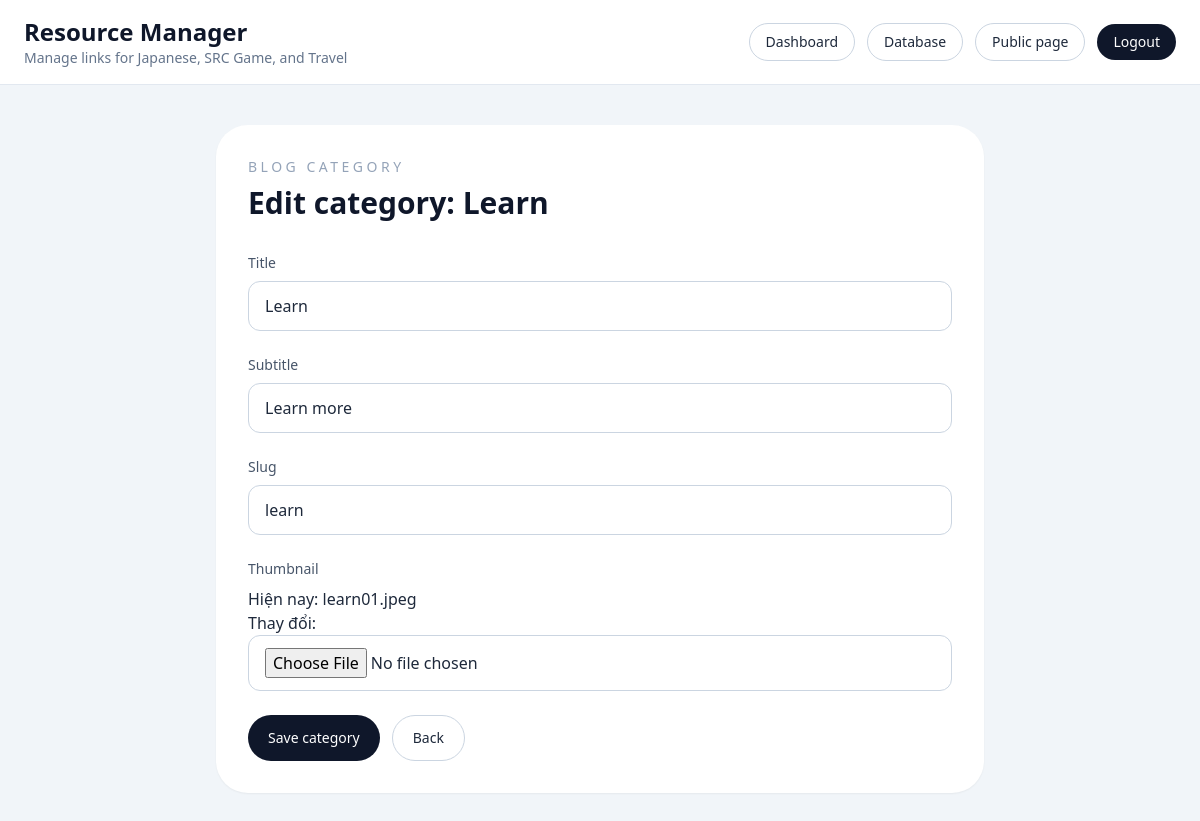
Before: /sql/categories/2/edit/ (signed in) with the older database file.
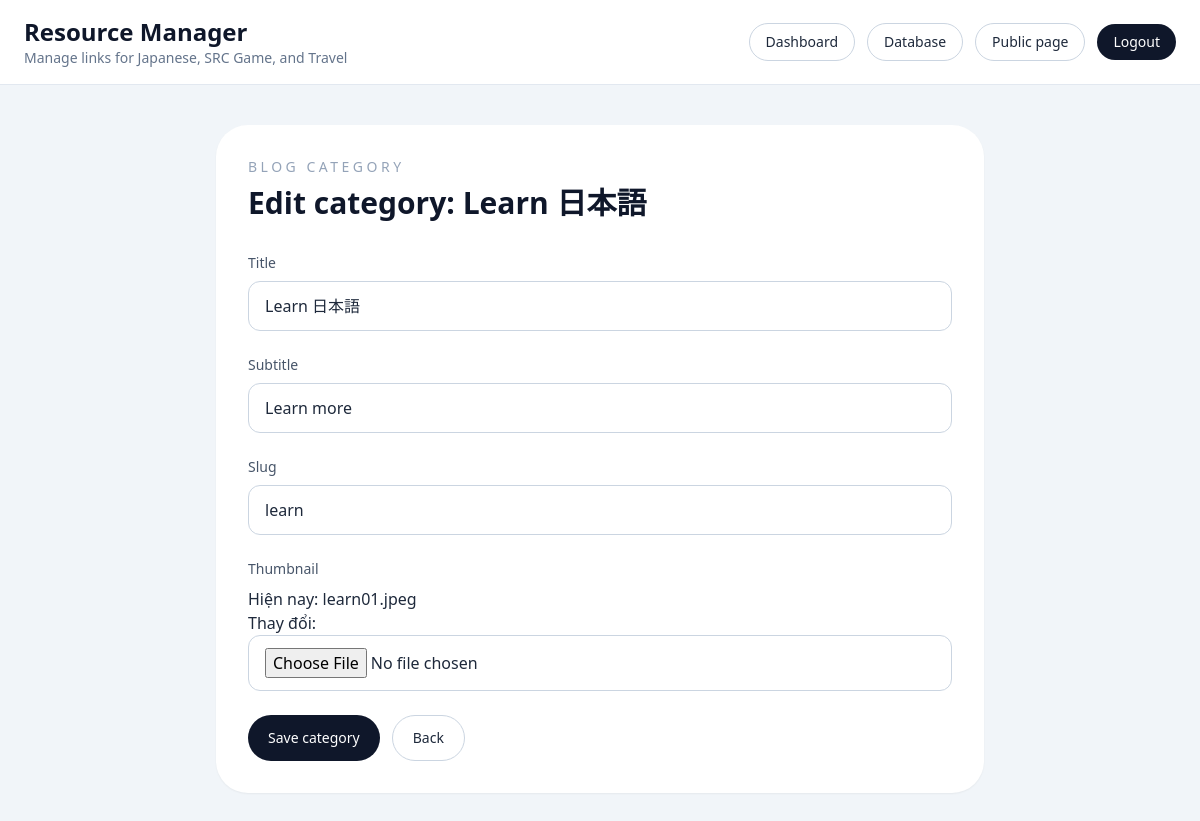
After: the same page with the newer database file.
### posts/models.py (models this page shows, shortened)
class Category(models.Model):
    title = models.CharField(max_length=20)
    subtitle = models.CharField(max_length=20)
    slug = models.SlugField()
    thumbnail = models.ImageField()

### posts/views.py (the view)
# urls.py: path('sql/categories/<int:pk>/edit/', category_update, name='category_update'),
@staff_required
def category_update(request, pk):
    category = get_object_or_404(Category, pk=pk)
    form = CategoryForm(request.POST or None, request.FILES or None, instance=category)
    if request.method == "POST" and form.is_valid():
        form.save()
        messages.success(request, "Category updated successfully.")
        return redirect("resource_admin_dashboard")
    return render(
        request,
        "resource_admin/category_form.html",
        {"form": form, "page_title": f"Edit category: {category.title}", "category": category},
    )

### posts/forms.py
class CategoryForm(forms.ModelForm):
    class Meta:
        model = Category
        fields = ["title", "subtitle", "slug", "thumbnail"]
        widgets = {
            "title": forms.TextInput(attrs={"class": "w-full rounded-xl border border-slate-300 px-4 py-3"}),
            "subtitle": forms.TextInput(attrs={"class": "w-full rounded-xl border border-slate-300 px-4 py-3"}),
            "slug": forms.TextInput(attrs={"class": "w-full rounded-xl border border-slate-300 px-4 py-3"}),
            "thumbnail": forms.ClearableFileInput(attrs={"class": "w-full rounded-xl border border-slate-300 px-4 py-3"}),
        }

### posts/views.py (called while the page is built)
def staff_required(view_func):
    @wraps(view_func)
    @login_required(login_url="resource_admin_login")
    @user_passes_test(
        lambda user: user.is_staff or user.is_superuser,
        login_url="resource_admin_login",
    )
    def _wrapped_view(request, *args, **kwargs):
        return view_func(request, *args, **kwargs)
    return _wrapped_view

### templates/resource_admin/category_form.html (shortened to what this page needs)
{% extends 'resource_admin/base.html' %}
{% block content %}
<section class="mx-auto max-w-3xl rounded-[2rem] bg-white p-8 shadow-sm">
  <div class="mb-8">
    <p class="text-sm uppercase tracking-[0.25em] text-slate-400">Blog Category</p>
    <h1 class="mt-2 text-3xl font-semibold text-slate-900">{{ page_title }}</h1>
  </div>
  <form method="post" enctype="multipart/form-data" class="space-y-6">
    {% for field in form %}
    <div>
      <label for="{{ field.id_for_label }}" class="mb-2 block text-sm font-medium text-slate-600">{{ field.label }}</label>
      {{ field }}
    </div>
    {% endfor %}
    <div class="flex flex-wrap gap-3">
      <button type="submit" class="rounded-full bg-slate-900 px-5 py-3 text-sm font-medium text-white hover:bg-slate-700">Save category</button>
      <a href="{% url 'resource_admin_dashboard' %}" class="rounded-full border border-slate-300 px-5 py-3 text-sm hover:bg-slate-50">Back</a>
    </div>
  </form>
</section>
{% endblock content %}

Changed rows visible on the page:
changed Category "Learn more": title "Learn" → "Learn 日本語"
Other visible differences:
{{ page_title }}: "Edit category: Learn" → "Edit category: Learn 日本語"
